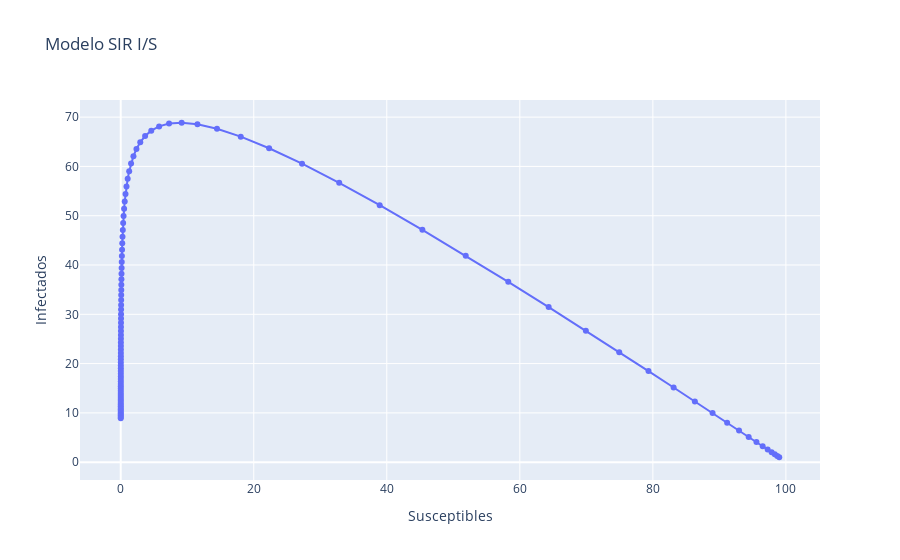
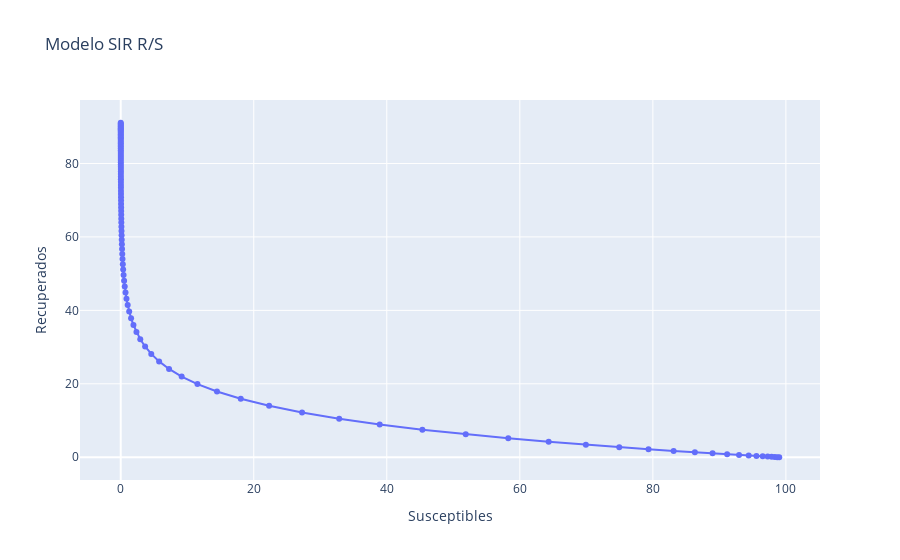
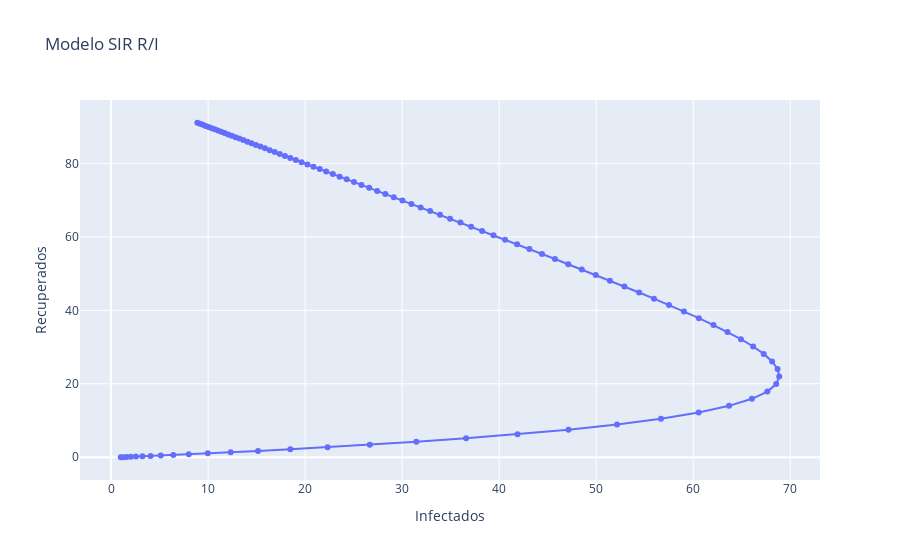

Notebook source saved alongside these figures, in order:
### Markdown cell above
## Modelo SIR

### Code cell
N = 100

S0 = 99
I0 = 1
R0 = 0

alfa = 0.1
gamma = 0.01

T0 = 0
T = 300

secciones = 100 #deltaT en realidad es (T-T0)/secciones

deltaT = (T-T0)/secciones

tiempo = np.linspace(T0, T, secciones)

S = np.linspace(T0, T, secciones)
I = np.linspace(T0, T, secciones)
R = np.linspace(T0, T, secciones)

S[0] = S0
I[0] = I0
R[0] = R0

for j in range (secciones-1):
    S[j+1] = S[j]*(1-(alfa*deltaT/N)*I[j])
    I[j+1] = I[j]*(1-gamma*deltaT+(alfa*deltaT/N)*S[j])
    R[j+1] = R[j]+gamma*deltaT*I[j]

# Figura S-I

df = pd.DataFrame({'Susceptibles':S, 'Infectados':I})
fig = px.line(df, x="Susceptibles", y="Infectados", title="Modelo SIR I/S", markers=True) 
fig.show()

# Figura S - R

df2 = pd.DataFrame({'Susceptibles':S, 'Recuperados':R})
fig2 = px.line(df2, x="Susceptibles", y="Recuperados", title="Modelo SIR R/S", markers=True) 
fig2.show()

# Figura I-R

df3 = pd.DataFrame({'Infectados':I, 'Recuperados':R})
fig3 = px.line(df3, x="Infectados", y="Recuperados", title="Modelo SIR R/I", markers=True) 
fig3.show()


# Guardar svg
fig.write_image("./graficas_avanzadas_modelos_basicos/SIR_IsobreS.eps")
fig2.write_image("./graficas_avanzadas_modelos_basicos/SIR_RsobreS.eps")
fig3.write_image("./graficas_avanzadas_modelos_basicos/SIR_RsobreI.eps")
